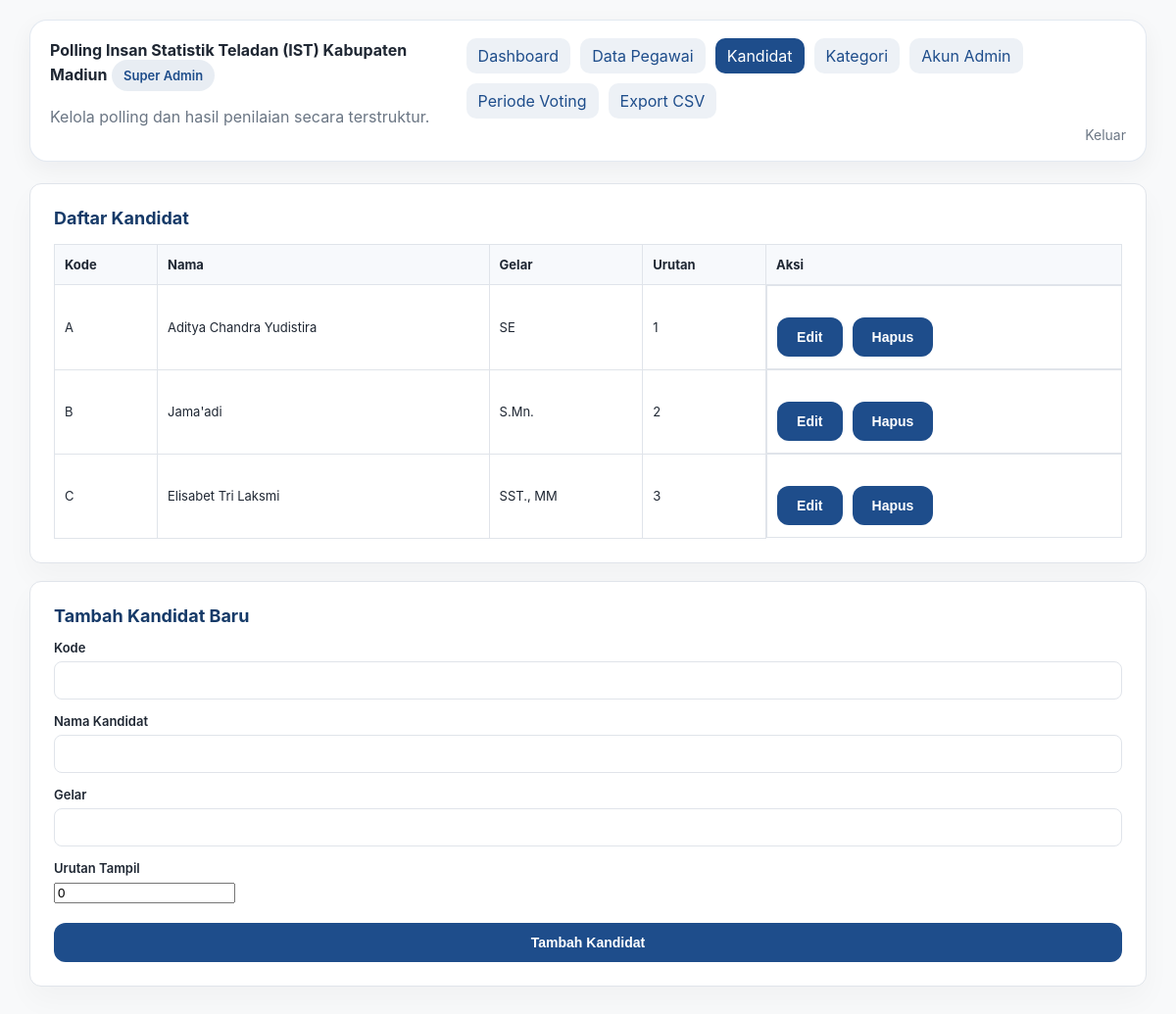
The page /admin/kandidat.php (signed in) on the database its author committed.
### tables this page shows
CREATE TABLE `kandidat` (
  `id` int NOT NULL AUTO_INCREMENT,
  `kode` char(1) NOT NULL,
  `nama` varchar(150) NOT NULL,
  `gelar` varchar(50) DEFAULT NULL,
  `urutan` int DEFAULT '0',
  PRIMARY KEY (`id`)
);

### includes/functions.php (called while the page is built, shortened)
<?php
function ensure_admin_schema(PDO $pdo) {
    static $checked = false;
    if ($checked) {
        return;
    }
    $checked = true;
}
function current_admin(PDO $pdo) {
    $stmt = $pdo->prepare("SELECT * FROM admin WHERE id = ? AND is_active = 1 LIMIT 1");
    $stmt->execute([$_SESSION['admin_id']]);
    return $stmt->fetch();
}
function h($str) {
    return htmlspecialchars($str ?? '', ENT_QUOTES, 'UTF-8');
}

### admin/kandidat.php (the view, shortened to what this page needs)
<?php
require_once __DIR__ . '/../includes/functions.php';
$editCandidate = null;
$candidates = $pdo->query("SELECT * FROM kandidat ORDER BY urutan ASC, kode ASC")->fetchAll();
?>
<!DOCTYPE html>
<html lang="id">
<head>
<link rel="stylesheet" href="../assets/style.css">
</head>
<body>
<div class="page-wrap">
  <?php include __DIR__ . '/admin_nav.php'; ?>
  <div class="card">
    <h2>Daftar Kandidat</h2>
    <table class="data-table">
      <thead>
        <tr>
          <th>Kode</th>
          <th>Nama</th>
          <th>Gelar</th>
          <th>Urutan</th>
          <th>Aksi</th>
        </tr>
      </thead>
      <tbody>
        <?php foreach ($candidates as $candidate): ?>
          <tr>
            <td><?= h($candidate['kode']) ?></td>
            <td><?= h($candidate['nama']) ?></td>
            <td><?= h($candidate['gelar']) ?></td>
            <td><?= h($candidate['urutan']) ?></td>
            <td class="table-actions">
              <form method="get" style="display:inline;">
                <button type="submit" class="btn btn-secondary btn-sm">Edit</button>
              </form>
              <form method="post" style="display:inline;" onsubmit="return confirm('Hapus kandidat ini? Data penilaian terkait akan otomatis terhapus.');">
                <button type="submit" class="btn btn-secondary btn-sm">Hapus</button>
              </form>
            </td>
          </tr>
        <?php endforeach; ?>
      </tbody>
    </table>
  </div>
  <div class="card">
    <h2><?= $editCandidate ? 'Edit Kandidat' : 'Tambah Kandidat Baru' ?></h2>
    <form method="post">
      <label for="kode">Kode</label>
      <input type="text" id="kode" name="kode" required value="<?= h($editCandidate['kode'] ?? '') ?>">
      <label for="nama">Nama Kandidat</label>
      <input type="text" id="nama" name="nama" required value="<?= h($editCandidate['nama'] ?? '') ?>">
      <label for="gelar">Gelar</label>
      <input type="text" id="gelar" name="gelar" value="<?= h($editCandidate['gelar'] ?? '') ?>">
      <label for="urutan">Urutan Tampil</label>
      <input type="number" id="urutan" name="urutan" value="<?= h($editCandidate['urutan'] ?? '0') ?>">
      <button type="submit" class="btn btn-primary"><?= $editCandidate ? 'Simpan Perubahan' : 'Tambah Kandidat' ?></button>
    </form>
  </div>
</div>
</body>
</html>

### admin/admin_nav.php
<?php
$admin = current_admin($pdo);
$menuItems = [
    ['url' => 'dashboard.php', 'label' => 'Dashboard'],
    ['url' => 'pegawai.php', 'label' => 'Data Pegawai'],
    ['url' => 'kandidat.php', 'label' => 'Kandidat'],
    ['url' => 'kategori.php', 'label' => 'Kategori'],
];
if ($admin && $admin['role'] === 'super_admin') {
    $menuItems[] = ['url' => 'admins.php', 'label' => 'Akun Admin'];
    $menuItems[] = ['url' => 'periode.php', 'label' => 'Periode Voting'];
}
$menuItems[] = ['url' => 'export.php', 'label' => 'Export CSV'];
$currentFile = basename($_SERVER['PHP_SELF']);
?>
<header class="topbar">
  <div>
    <strong><?= h(APP_NAME) ?></strong>
    <div class="admin-badge"><?= h($admin['role'] === 'super_admin' ? 'Super Admin' : 'Admin') ?></div>
    <p class="muted">Kelola polling dan hasil penilaian secara terstruktur.</p>
  </div>
  <div class="topbar-actions">
    <nav class="admin-nav">
      <?php foreach ($menuItems as $item): ?>
        <a href="<?= h($item['url']) ?>" class="admin-nav-link <?= $currentFile === $item['url'] ? 'active' : '' ?>"><?= h($item['label']) ?></a>
      <?php endforeach; ?>
    </nav>
    <a href="logout.php" class="link-muted">Keluar</a>
  </div>
</header>

### assets/style.css (style rules this page uses)
:root { --primary: #1e4d8b; --primary-dark: #163a68; --bg: #f4f6f9; --card-bg: #ffffff; --border: #e0e4ea; --text: #1f2733; --muted: #6b7684; --success: #1c7c4d; --error: #b3261e; }
* { box-sizing: border-box; }
body { margin: 0; font-family: -apple-system, BlinkMacSystemFont, "Segoe UI", Roboto, Arial, sans-serif; background: #f1f4f8; color: var(--text); }
label { display: block; font-size: 13px; font-weight: 600; margin: 14px 0 6px; }
input[type=text], input[type=password], textarea { width: 100%; padding: 10px 12px; border: 1px solid var(--border); border-radius: 8px; font-size: 14px; font-family: inherit; }
button, .btn { display: inline-block; border: none; border-radius: 8px; padding: 11px 20px; font-size: 14px; font-weight: 600; cursor: pointer; text-decoration: none; text-align: center; }
button[type=submit], .btn-primary { background: var(--primary); color: #fff; width: 100%; margin-top: 20px; }
.btn-secondary { background: #eef1f5; color: var(--text); }
.btn-sm { padding: 7px 14px; font-size: 13px; }
.page-wrap { max-width: 1140px; margin: 0 auto; padding: 24px 16px; }
.topbar { display: flex; justify-content: space-between; align-items: center; gap: 16px; padding: 18px 20px; background: #ffffff; border: 1px solid rgba(30, 77, 139, 0.12); border-radius: 18px; box-shadow: 0 8px 24px rgba(15, 23, 42, 0.05); margin-bottom: 22px; }
.topbar-actions { display: flex; flex-wrap: wrap; gap: 12px; align-items: center; justify-content: flex-end; }
.link-muted { color: var(--muted); text-decoration: none; font-size: 14px; }
.admin-nav { display: flex; gap: 10px; flex-wrap: wrap; }
.admin-nav-link { color: #1e4d8b; text-decoration: none; padding: 8px 12px; border-radius: 10px; background: rgba(30, 77, 139, 0.08); transition: background-color 0.15s ease, color 0.15s ease; }
.admin-nav-link:hover, .admin-nav-link.active { background: #1e4d8b; color: #fff; }
.muted { color: var(--muted); }
.admin-badge { display: inline-flex; align-items: center; gap: 6px; background: rgba(30,77,139,0.1); color: #1e4d8b; border-radius: 999px; padding: 8px 12px; font-size: 13px; font-weight: 600; }
.card { background: var(--card-bg); border: 1px solid rgba(30, 77, 139, 0.12); border-radius: 18px; padding: 28px; margin-bottom: 22px; box-shadow: 0 14px 30px rgba(15, 23, 42, 0.03); }
.card h2 { margin-top: 0; font-size: 20px; color: var(--primary-dark); }
.btn, button[type=submit] { display: inline-flex; justify-content: center; align-items: center; border: none; border-radius: 12px; padding: 12px 20px; font-size: 14px; font-weight: 600; cursor: pointer; transition: transform 0.15s ease, box-shadow 0.15s ease, background-color 0.15s ease; }
button[type=submit], .btn-primary { background: var(--primary); color: #fff; }
.btn-secondary { background: #eef3fb; color: var(--text); }
.btn-sm { padding: 8px 16px; font-size: 13px; }
.data-table { width: 100%; border-collapse: collapse; margin-top: 18px; }
.data-table th, .data-table td { border: 1px solid rgba(30, 77, 139, 0.08); padding: 14px 12px; text-align: left; font-size: 14px; }
.data-table th { background: #f7f9fc; }
.table-actions { display: flex; flex-wrap: wrap; gap: 8px; }
.card { background: var(--card-bg); border: 1px solid var(--border); border-radius: 12px; padding: 24px; margin-bottom: 18px; }
.card h2 { margin-top: 0; font-size: 18px; color: var(--primary-dark); }
body { background-color: #f8f9fa; }
.page-wrap { padding: 20px 0; }
.table-actions form { display: inline-block; margin-right: 4px; }
.topbar-actions { display: flex; flex-wrap: wrap; gap: 8px; align-items: center; justify-content: flex-end; }
.data-table { width: 100%; border-collapse: collapse; margin-top: 16px; }
.data-table th, .data-table td { border: 1px solid var(--border); padding: 12px 10px; text-align: left; font-size: 13px; }
.table-actions { display: flex; gap: 6px; flex-wrap: wrap; }

### rows shown on the page
kandidat: kode "A", nama "Aditya Chandra Yudistira", gelar "SE", urutan "1"
kandidat: kode "B", nama "Jama'adi", gelar "S.Mn.", urutan "2"
kandidat: kode "C", nama "Elisabet Tri Laksmi", gelar "SST., MM", urutan "3"

### other values the page prints
APP_NAME "Polling Insan Statistik Teladan (IST) Kabupaten Madiun"
$admin['role'] === 'super_admin' ? 'Super Admin' : 'Admin' "Super Admin"
$item['label'] "Dashboard"
$item['label'] "Data Pegawai"
$item['label'] "Kandidat"
$item['label'] "Kategori"
$item['label'] "Akun Admin"
$item['label'] "Periode Voting"
$item['label'] "Export CSV"
